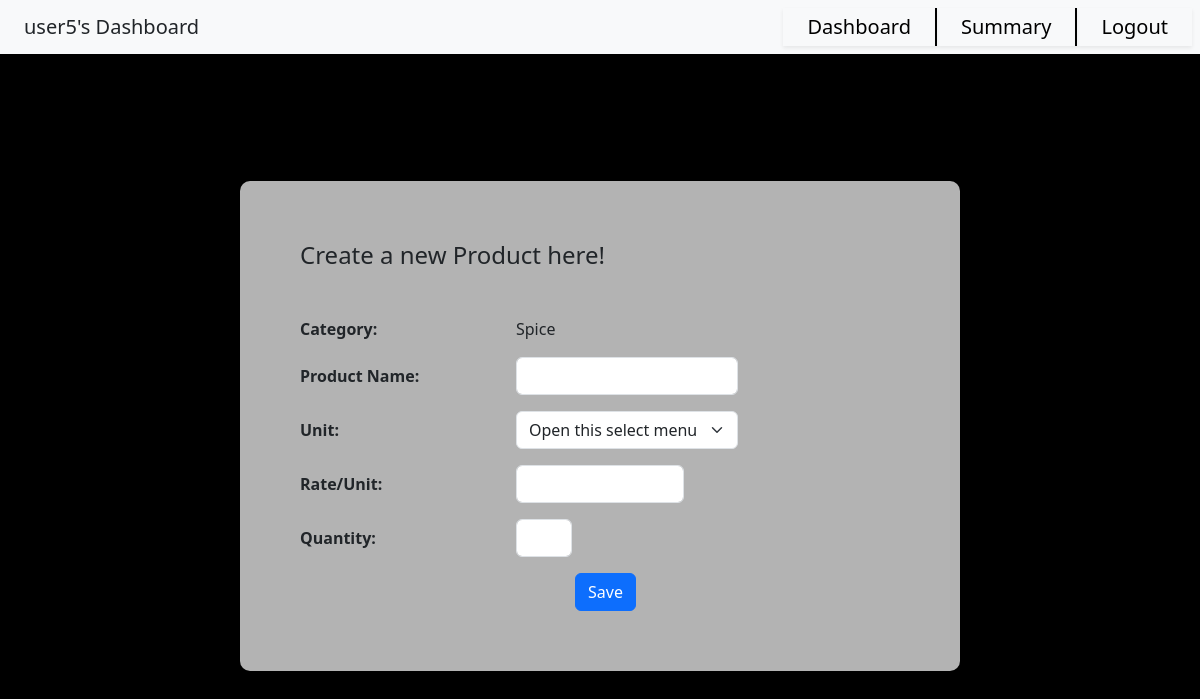
The app's page /user5/edit_product/cat_3/prod_12, older data.
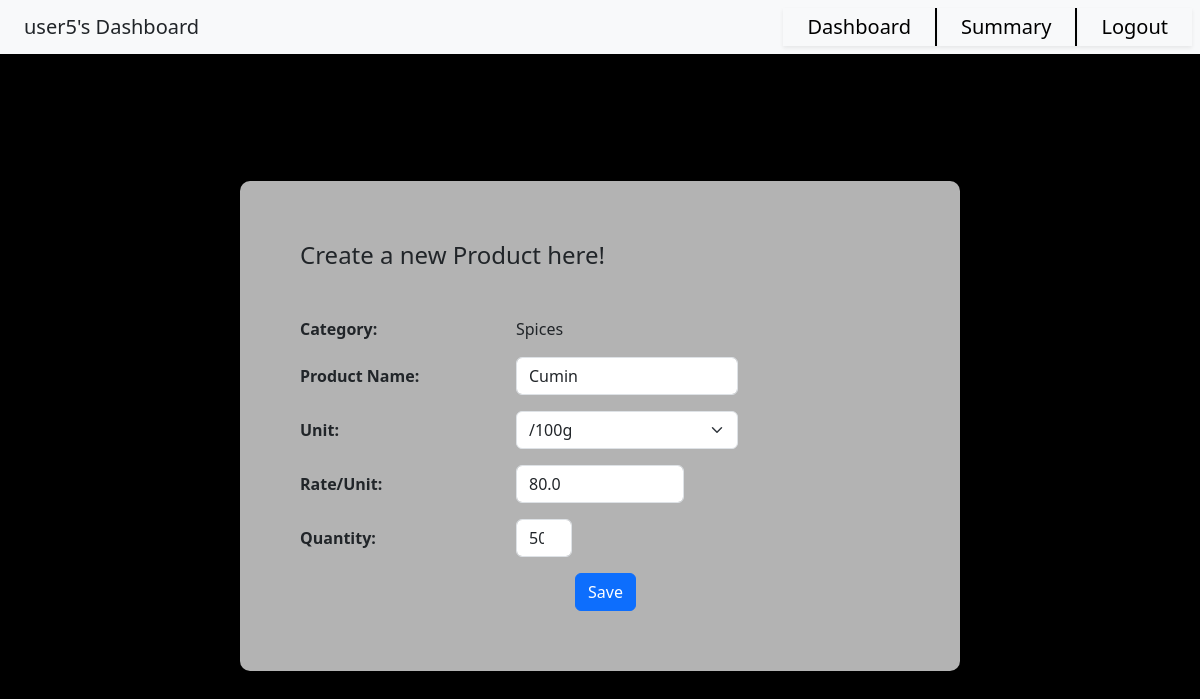
The same page, newer data.
### application/models.py (models this page shows)
class Category(db.Model):
    __tablename__ = 'Category'
    CID = db.Column(db.Integer, autoincrement=True, primary_key=True)
    Name = db.Column(db.String(collation='NOCASE'), unique=True, nullable=False)
    products = db.relationship("Product", back_populates="cat", cascade='all, delete-orphan', passive_deletes=True)

class Product(db.Model):
    __tablename__ = 'Product'
    PID = db.Column(db.Integer, autoincrement=True, primary_key=True)
    Name = db.Column(db.String(collation='NOCASE'), unique=True, nullable=False)
    Price = db.Column(db.Float, nullable=False)
    Unit = db.Column(db.String, nullable=False)
    Stock = db.Column(db.Integer, nullable=False)
    CID = db.Column(db.Integer, db.ForeignKey('Category.CID', ondelete='CASCADE'))
    cat = db.relationship("Category", back_populates="products")
    ords = db.relationship("Order_Details", back_populates="product")

### application/manager_actions.py (the view)
@app.route("/<usr>/edit_product/cat_<cat>/prod_<pid>")
def edit_product_page(usr, cat, pid):
    p = Product.query.filter(Product.PID == pid).first()
    c = Category.query.filter(Category.CID == cat).first()
    return render_template("create_edit_prod.html", user=usr, cat = c, prod = p)

### templates/create_edit_prod.html (shortened to what the changed rows need)
<!DOCTYPE html>
<html>
    <head>
        <link href="https://cdn.jsdelivr.net/npm/bootstrap@5.3.1/dist/css/bootstrap.min.css" rel="stylesheet">
        <link href="{{ url_for('static', filename='css/dash.css') }}" rel="stylesheet">
    </head>
    <body id="body">
        <div id = "content" class="container">
            <div id = "form-wrap">
                <form style = "width:50vw">
                    <div class = "row g-5 align-items-center mb-3">
                        <div class="col-auto col-sm-4">
                            <b>Category:</b>
                        </div>
                        <div class="col-auto col-sm-5">
                            {{ cat.Name }}
                        </div>
                    </div>
                    <div class = "row g-5 align-items-center mb-3">
                        <div class="col-auto col-sm-5">
                            {% if prod is none %}
                                <input type="text" class="form-control" id="prod-name">
                            {% else %}
                                <input type="text" class="form-control" id="prod-name" value = {{ prod.Name }}>
                            {% endif %}
                        </div>
                    </div>
                    <div class = "row g-5 align-items-center mb-3">
                        <div class="col-auto col-sm-5">
                            <select class="form-select" aria-label="Default select example" id="prod-unit">
                                {% if prod is none %}
                                    <option selected>Open this select menu</option>
                                {% else %}
                                    <option value="/100g" {% if prod.Unit == "/100g" %}selected{% endif %}>/100g</option>
                                {% endif %}
                            </select>
                        </div>
                    </div>
                    <div class = "row g-5 align-items-center mb-3">
                        <div class="col-auto col-sm-4">
                            {% if prod is none %}
                                <input type="text" class="form-control" id="prod-rate" pattern="[0-9]*[.,]?[0-9]*">
                            {% else %}
                                <input type="text" class="form-control" id="prod-rate" pattern="[0-9]*[.,]?[0-9]*" value = "{{ prod.Price }}">
                            {% endif %}
                        </div>
                    </div>
                    <div class = "row g-5 align-items-center mb-3">
                        <div class="col-auto col-sm-4">
                            <div class="col-auto col-sm-4">
                                {% if prod is none %}
                                    <input type="number" class="form-control" id="prod-qt">
                                {% else %}
                                    <input type="number" class="form-control" id="prod-qt" value = "{{ prod.Stock }}">
                                {% endif %}
                            </div>
                        </div>
                    </div>
                    <div class="col-1" style ="margin:auto;">
                        {% if prod is none %}
                            <button type="button" class="btn btn-primary" onclick = "create('{{ user }}','{{cat.CID}}')">Save</button>
                        {% else %}
                            <button type="button" class="btn btn-primary" onclick = "update('{{ user }}','{{cat.CID}}','{{prod.PID}}')">Save</button>
                        {% endif %}
                    </div>
                </form>
            </div>
        </div>
    </body>
</html>

Row changes from the older to the newer data that the page shows:
changed Category: Name "Spice" → "Spices"
added Product: Name "Cumin", Unit "/100g", Price "80.0", Stock "50"
Text that changed along with them:
form field value: "Open this select menu" → (not shown)
